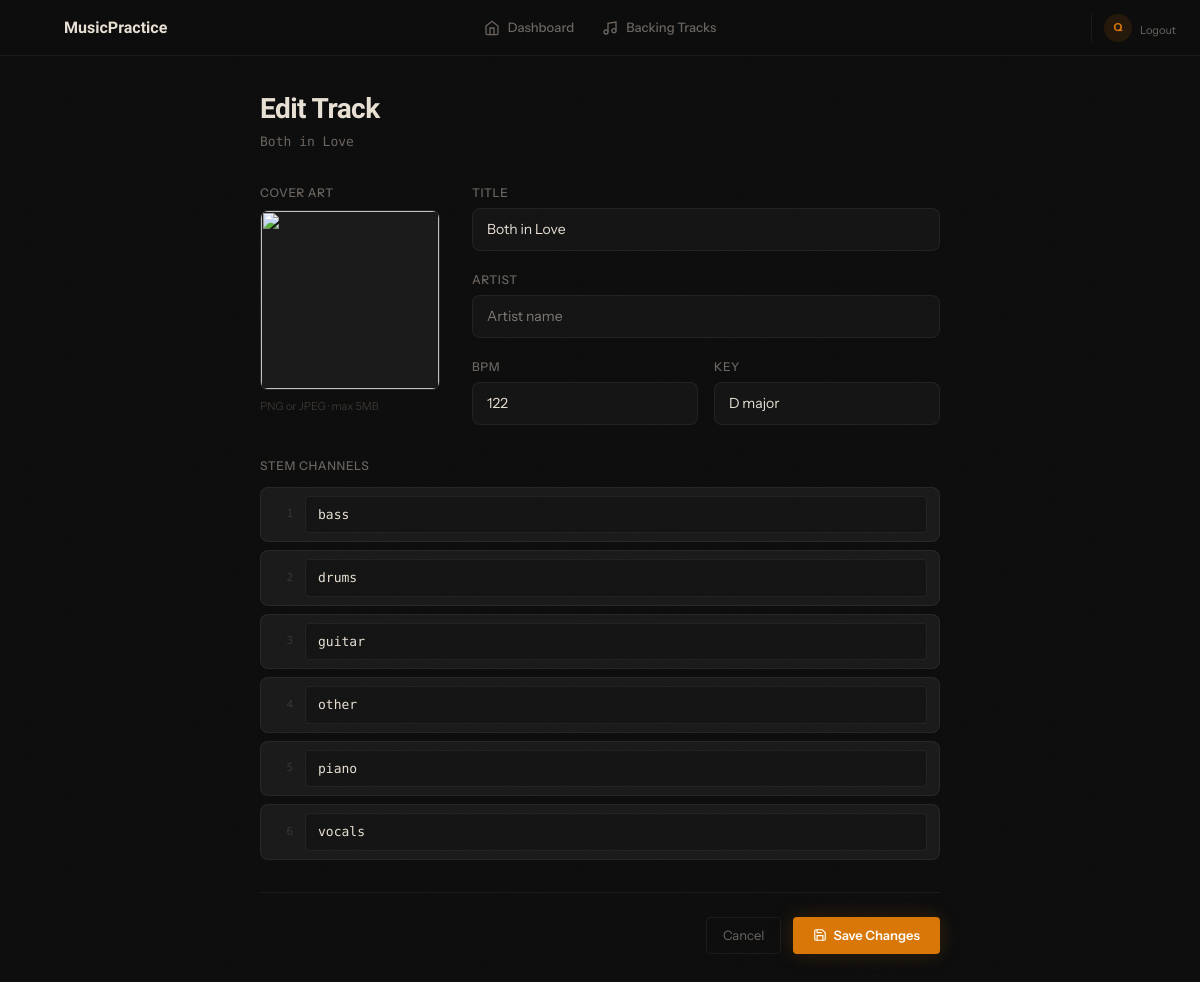
The app's page /backingtracks/9/edit/ (signed in) with its own data.
### backingtracks/models.py (models this page shows, shortened)
class BackingTrack(models.Model):
    STATUS_CHOICES = [
        ('queued', 'Queued'),
        ('downloading', 'Downloading'),
        ('processing', 'Processing'),
        ('ready', 'Ready'),
        ('error', 'Error'),
        ('rejected', 'Rejected'),
    ]
    user = models.ForeignKey(User, on_delete=models.CASCADE, related_name='backingtracks')
    youtube_url = models.URLField()
    title = models.CharField(max_length=200, blank=True)
    artist = models.CharField(max_length=200, blank=True)
    bpm = models.FloatField(null=True, blank=True)
    key = models.CharField(max_length=20, blank=True, default='')
    duration = models.FloatField(null=True, blank=True)
    image = models.ImageField(upload_to='track_images/', null=True, blank=True)
    status = models.CharField(max_length=20, choices=STATUS_CHOICES, default='queued')
    created_at = models.DateTimeField(auto_now_add=True)
    class Meta:
        ordering = ['-created_at']

class Stem(models.Model):
    backing_track = models.ForeignKey(BackingTrack, on_delete=models.CASCADE, related_name='stems')
    name = models.CharField(max_length=20)
    audio_file = models.FileField(upload_to='stems/')
    duration = models.FloatField(default=0)
    class Meta:
        unique_together = ['backing_track', 'name']

### backingtracks/views.py (the view, shortened to what this page needs)
# urls.py: path('backingtracks/<int:track_id>/edit/', views.edit_track, name='track_edit'),
@login_required
def edit_track(request, track_id):
    track = get_object_or_404(BackingTrack, id=track_id, user=request.user)
    stems = track.stems.all()
    return render(request, 'backingtracks/edit_track.html', {
        'track': track,
        'stems': stems,
    })

### templates/backingtracks/edit_track.html (shortened to what this page needs)
{% extends "base.html" %}
{% block content %}
<div class="animate-fade-up" style="max-width:680px;margin:0 auto;">
  <div class="studio-header">
    <div>
      <h1>Edit Track</h1>
      <p style="font-size:0.8125rem;color:var(--studio-muted);margin-top:0.125rem;font-family:var(--font-mono);">{{ track.title }}</p>
    </div>
  </div>
  <form method="post" enctype="multipart/form-data">
    <div style="display:grid;grid-template-columns:180px 1fr;gap:2rem;">
      <div>
        <label style="display:block;font-size:0.75rem;font-weight:500;margin-bottom:0.5rem;color:var(--studio-muted);text-transform:uppercase;letter-spacing:0.05em;">Cover Art</label>
        <div style="position:relative;width:180px;height:180px;border-radius:var(--radius-md);border:1px solid var(--studio-border);overflow:hidden;background:var(--studio-panel);">
        </div>
        <p style="font-size:0.6875rem;color:var(--studio-dim);margin-top:0.5rem;">PNG or JPEG &middot; max 5MB</p>
      </div>
      <div style="display:flex;flex-direction:column;gap:1.25rem;">
        <div>
          <label style="display:block;font-size:0.75rem;font-weight:500;margin-bottom:0.375rem;color:var(--studio-muted);text-transform:uppercase;letter-spacing:0.05em;">Title</label>
          <input type="text" name="title" value="{{ track.title }}" placeholder="Track title" style="width:100%;background:var(--studio-surface);border:1px solid var(--studio-border);border-radius:var(--radius-md);color:var(--studio-text);font-family:var(--font-body);padding:0.625rem 0.875rem;font-size:0.875rem;outline:none;transition:border-color 0.15s;" onfocus="this.style.borderColor='var(--studio-amber)'" onblur="this.style.borderColor='var(--studio-border)'">
        </div>
        <div>
          <label style="display:block;font-size:0.75rem;font-weight:500;margin-bottom:0.375rem;color:var(--studio-muted);text-transform:uppercase;letter-spacing:0.05em;">Artist</label>
          <input type="text" name="artist" value="{{ track.artist }}" placeholder="Artist name" style="width:100%;background:var(--studio-surface);border:1px solid var(--studio-border);border-radius:var(--radius-md);color:var(--studio-text);font-family:var(--font-body);padding:0.625rem 0.875rem;font-size:0.875rem;outline:none;transition:border-color 0.15s;" onfocus="this.style.borderColor='var(--studio-amber)'" onblur="this.style.borderColor='var(--studio-border)'">
        </div>
        <div style="display:grid;grid-template-columns:1fr 1fr;gap:1rem;">
          <div>
            <label style="display:block;font-size:0.75rem;font-weight:500;margin-bottom:0.375rem;color:var(--studio-muted);text-transform:uppercase;letter-spacing:0.05em;">BPM</label>
            <input type="number" name="bpm" value="{{ track.bpm|floatformat:0|default:'' }}" placeholder="120" step="0.1" style="width:100%;background:var(--studio-surface);border:1px solid var(--studio-border);border-radius:var(--radius-md);color:var(--studio-text);font-family:var(--font-body);padding:0.625rem 0.875rem;font-size:0.875rem;outline:none;transition:border-color 0.15s;" onfocus="this.style.borderColor='var(--studio-amber)'" onblur="this.style.borderColor='var(--studio-border)'">
          </div>
          <div>
            <label style="display:block;font-size:0.75rem;font-weight:500;margin-bottom:0.375rem;color:var(--studio-muted);text-transform:uppercase;letter-spacing:0.05em;">Key</label>
            <input type="text" name="key" value="{{ track.key }}" placeholder="C minor" style="width:100%;background:var(--studio-surface);border:1px solid var(--studio-border);border-radius:var(--radius-md);color:var(--studio-text);font-family:var(--font-body);padding:0.625rem 0.875rem;font-size:0.875rem;outline:none;transition:border-color 0.15s;" onfocus="this.style.borderColor='var(--studio-amber)'" onblur="this.style.borderColor='var(--studio-border)'">
          </div>
        </div>
      </div>
    </div>
    <div style="margin-top:2rem;">
      <label style="display:block;font-size:0.75rem;font-weight:500;margin-bottom:0.75rem;color:var(--studio-muted);text-transform:uppercase;letter-spacing:0.05em;">Stem Channels</label>
      <div style="display:flex;flex-direction:column;gap:0.5rem;">
        {% for stem in stems %}
        <div style="display:flex;align-items:center;gap:0.75rem;padding:0.5rem 0.75rem;background:var(--studio-panel);border:1px solid var(--studio-border);border-radius:var(--radius-md);">
          <span style="font-size:0.6875rem;font-family:var(--font-mono);color:var(--studio-dim);min-width:1.25rem;text-align:right;">{{ forloop.counter }}</span>
          <input type="text" name="stem_name" value="{{ stem.name }}" required style="flex:1;background:var(--studio-surface);border:1px solid var(--studio-border);border-radius:var(--radius-sm);color:var(--studio-text);font-family:var(--font-mono);padding:0.5rem 0.75rem;font-size:0.8125rem;outline:none;transition:border-color 0.15s;" onfocus="this.style.borderColor='var(--studio-amber)'" onblur="this.style.borderColor='var(--studio-border)'">
        </div>
        {% endfor %}
      </div>
    </div>
    <div style="display:flex;gap:0.75rem;justify-content:flex-end;margin-top:2rem;padding-top:1.5rem;border-top:1px solid var(--studio-border);">
      <a href="{% if track.status == 'ready' %}/backingtracks/{{ track.id }}/{% else %}/backingtracks/{{ track.id }}/status/{% endif %}" style="display:flex;align-items:center;gap:0.375rem;padding:0.5rem 1rem;border-radius:var(--radius-sm);font-size:0.8125rem;color:var(--studio-muted);text-decoration:none;border:1px solid var(--studio-border);transition:border-color 0.15s;" onmouseover="this.style.borderColor='var(--studio-dim)'" onmouseout="this.style.borderColor='var(--studio-border)'">Cancel</a>
      <button type="submit" style="display:flex;align-items:center;gap:0.375rem;padding:0.5rem 1.25rem;background:var(--studio-amber);color:#fff;border:none;border-radius:var(--radius-sm);font-size:0.8125rem;font-weight:600;cursor:pointer;box-shadow:var(--studio-glow-amber);transition:opacity 0.15s;" onmouseover="this.style.opacity='0.9'" onmouseout="this.style.opacity='1'">
        <svg xmlns="http://www.w3.org/2000/svg" width="14" height="14" viewBox="0 0 24 24" fill="none" stroke="currentColor" stroke-width="2"><path d="M19 21H5a2 2 0 01-2-2V5a2 2 0 012-2h11l5 5v11a2 2 0 01-2 2z"/><polyline points="17 21 17 13 7 13 7 21"/><polyline points="7 3 7 8 15 8"/></svg>
        Save Changes
      </button>
    </div>
  </form>
</div>
{% endblock %}

### templates/base.html (shortened to what this page needs)
<!DOCTYPE html>
<html lang="en">
<head>
  <script src="https://cdn.jsdelivr.net/npm/@tailwindcss/browser@4"></script>
  <link href="https://cdn.jsdelivr.net/npm/daisyui@5" rel="stylesheet" type="text/css" />
  <link rel="stylesheet" href="/static/backingtracks/css/style.css">
</head>
<body>
  <nav class="studio-nav">
    <div class="studio-nav-brand">
      <div class="vinyl-record" style="width:28px;height:28px;"></div>
      <a href="/" style="font-family:var(--font-display);font-weight:700;font-size:1rem;color:var(--studio-text);text-decoration:none;">MusicPractice</a>
    </div>
    <div class="studio-nav-links">
      <a href="/" class="studio-nav-link {% if request.path == '/' %}active{% endif %}">
        <svg xmlns="http://www.w3.org/2000/svg" width="16" height="16" viewBox="0 0 24 24" fill="none" stroke="currentColor" stroke-width="2"><path d="M3 9l9-7 9 7v11a2 2 0 01-2 2H5a2 2 0 01-2-2z"/><polyline points="9 22 9 12 15 12 15 22"/></svg>
        Dashboard
      </a>
      <a href="/backingtracks/" class="studio-nav-link {% if request.path == '/backingtracks/' %}active{% endif %}">
        <svg xmlns="http://www.w3.org/2000/svg" width="16" height="16" viewBox="0 0 24 24" fill="none" stroke="currentColor" stroke-width="2"><path d="M9 18V5l12-2v13"/><circle cx="6" cy="18" r="3"/><circle cx="18" cy="16" r="3"/></svg>
        Backing Tracks
      </a>
    </div>
    <div class="studio-nav-actions">
      {% if user.is_authenticated %}
        <div style="display:flex;align-items:center;gap:0.5rem;margin-left:0.5rem;padding-left:0.75rem;border-left:1px solid var(--studio-border);">
          <div style="width:28px;height:28px;border-radius:50%;display:flex;align-items:center;justify-content:center;font-size:0.6875rem;font-weight:700;background:var(--studio-amber-dim);color:var(--studio-amber);flex-shrink:0;">{{ user.username|first|upper }}</div>
          <form method="post" action="/logout/" style="display:inline;">
            <button type="submit" style="font-size:0.6875rem;color:var(--studio-muted);background:none;border:none;cursor:pointer;">Logout</button>
          </form>
        </div>
      {% endif %}
    </div>
  </nav>
  <main class="studio-main">
    <div class="studio-content">
      {% block content %}{% endblock %}
    </div>
  </main>
</body>
</html>

### static/backingtracks/css/style.css (style rules this page uses)
:root { --studio-bg: #0D0D0D; --studio-surface: #141414; --studio-panel: #1A1A1A; --studio-border: rgba(255, 255, 255, 0.06); --studio-text: #E8E0D4; --studio-muted: #6B6560; --studio-dim: #3A3530; --studio-amber: #D97706; --studio-amber-dim: rgba(217, 119, 6, 0.12); --studio-orange: #EA580C; --studio-green: #22C55E; --studio-red: #EF4444; --studio-blue: #3B82F6; --studio-glow-amber: 0 0 20px rgba(217, 119, 6, 0.2); --studio-glow-green: 0 0 12px rgba(34, 197, 94, 0.3); --studio-glow-red: 0 0 12px rgba(239, 68, 68, 0.3); --font-display: 'Bricolage Grotesque', system-ui, sans-serif; --font-body: 'Instrument Sans', system-ui, sans-serif; --font-mono: 'DM Mono', 'JetBrains Mono', monospace; --radius-sm: 4px; --radius-md: 8px; --radius-lg: 12px; }
* { margin: 0; padding: 0; box-sizing: border-box; }
html { scroll-behavior: smooth; }
body { font-family: var(--font-body); background: var(--studio-bg); color: var(--studio-text); min-height: 100vh; }
h1, h2, h3, h4, h5, h6 { font-family: var(--font-display); letter-spacing: -0.02em; }
body::after { content: ''; position: fixed; inset: 0; z-index: 9999; pointer-events: none; opacity: 0.02; background-repeat: repeat; background-size: 256px 256px; }
.studio-nav { position: fixed; top: 0; left: 0; right: 0; z-index: 100; display: grid; grid-template-columns: 1fr auto 1fr; align-items: center; padding: 0 1.5rem; height: 56px; background: rgba(13, 13, 13, 0.85); backdrop-filter: blur(24px) saturate(1.3); -webkit-backdrop-filter: blur(24px) saturate(1.3); border-bottom: 1px solid var(--studio-border); }
.studio-nav-brand { display: flex; align-items: center; gap: 0.75rem; justify-self: start; }
.studio-nav-links { display: flex; align-items: center; gap: 0.25rem; justify-self: center; }
.studio-nav-link { display: flex; align-items: center; gap: 0.5rem; padding: 0.375rem 0.75rem; border-radius: var(--radius-sm); font-size: 0.8125rem; font-weight: 500; color: var(--studio-muted); text-decoration: none; transition: all 0.15s ease; white-space: nowrap; }
.studio-nav-actions { display: flex; align-items: center; gap: 0.5rem; justify-self: end; }
.studio-main { padding-top: 56px; min-height: 100vh; }
.studio-content { max-width: 1400px; margin: 0 auto; padding: 2rem 1.5rem; }
.studio-header { display: flex; align-items: center; justify-content: space-between; margin-bottom: 2rem; gap: 1rem; }
.studio-header h1 { font-size: 1.75rem; font-weight: 700; }
.animate-fade-up { animation: fade-up 0.5s ease both; }

### records on screen
BackingTrack: title "Both in Love", bpm "122", key "D major"
Stem: stem_name "bass"
Stem: stem_name "drums"
Stem: stem_name "guitar"
Stem: stem_name "other"
Stem: stem_name "piano"
Stem: stem_name "vocals"

### other values on screen
{{ user.username|first|upper }} "Q"
